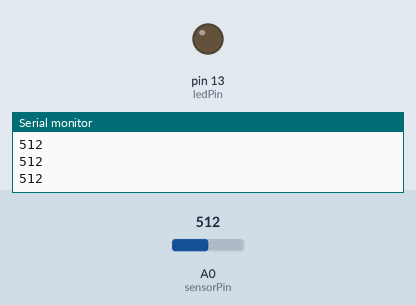
This sketch was run on a simulated Arduino Uno, built with avr-gcc and run on an emulated ATmega328P. On the bench: output pins drawn as LEDs (lit = HIGH), the last lines printed to the serial monitor. The test bench sets the inputs (shaded band); at power-on: A0 (sensorPin) = 512.

Above: at 1.2 s.
1.3 s: A0 (sensorPin) set to 492
At 2.1 s:
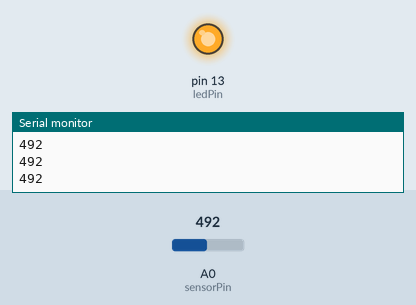
2.8 s: A0 (sensorPin) set to 510
At 3.4 s:
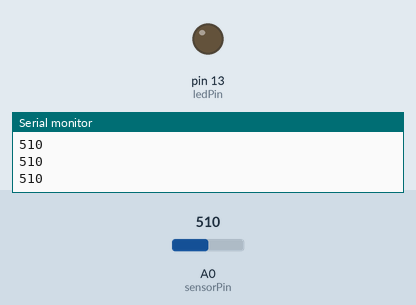
4.3 s: A0 (sensorPin) set to 490
At 4.7 s:
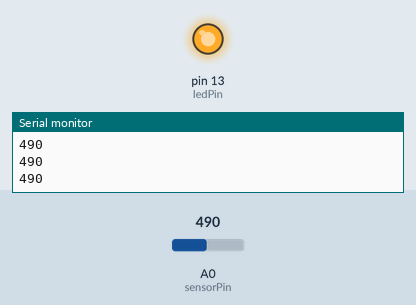
Timing chart, 0 to 7.3 s (numbered marks = the images above; inputs shaded):
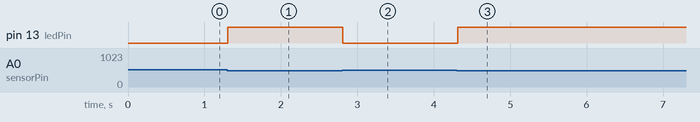

The sketch:

AutoStreetLight.ino.ino
```cpp
int sensorPin = A0;   // LDR connected to analog pin A0
int ledPin = 13;      // LED connected to digital pin 13
int sensorValue = 0;

void setup() {
  pinMode(ledPin, OUTPUT);
  Serial.begin(9600);
}

void loop() {
  sensorValue = analogRead(sensorPin);
  Serial.println(sensorValue);  // Check value in Serial Monitor

  if (sensorValue < 500) { // Adjust this threshold based on light
    digitalWrite(ledPin, HIGH);  // Turn ON LED when dark
  } else {
    digitalWrite(ledPin, LOW);   // Turn OFF LED when bright
  }

  delay(100);
}
```

Measured:
- the behaviour switches between 500 and 499 on A0 (sensorPin) (found by bisection; images 0 and 1)
- after the input at 1.3 s, pin 13 (ledPin): LOW → HIGH at once
- after the input at 2.8 s, pin 13 (ledPin): HIGH → LOW at once
- after the input at 4.3 s, pin 13 (ledPin): LOW → HIGH at once
